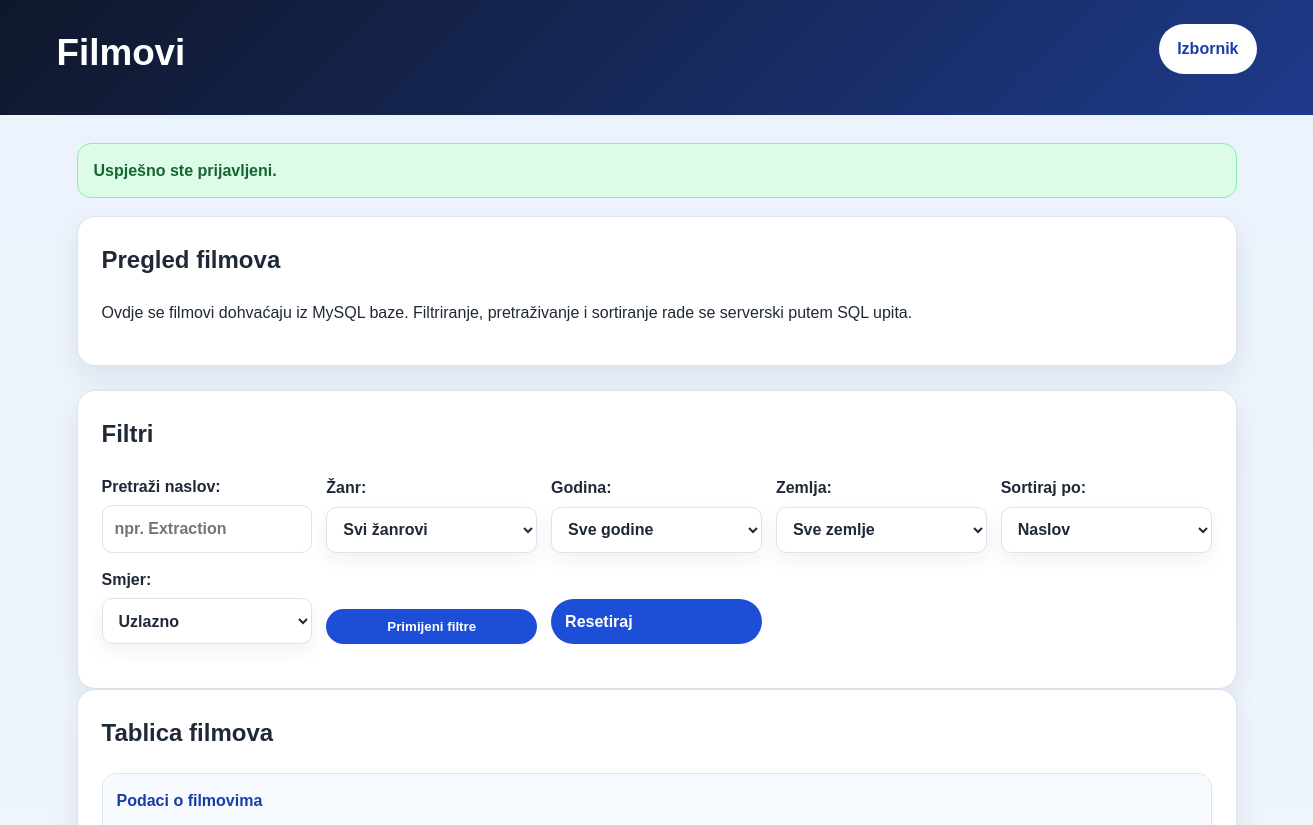
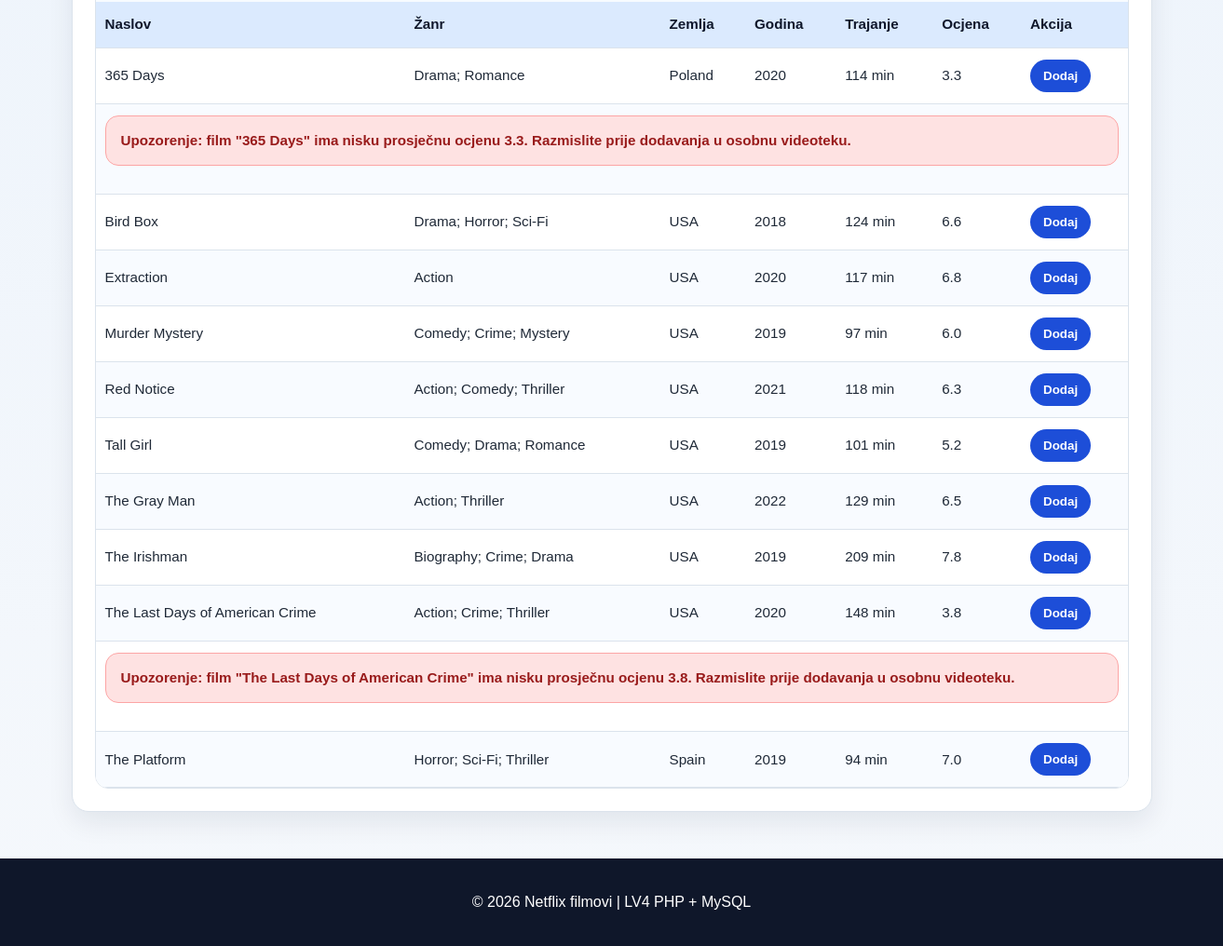
The page /filmovi.php (signed in) on the database its author committed (2 pictures, top to bottom).
### tables this page shows
CREATE TABLE IF NOT EXISTS movies (
    id INT AUTO_INCREMENT PRIMARY KEY,
    title VARCHAR(255) NOT NULL,
    genre VARCHAR(255) NOT NULL,
    country VARCHAR(100) NOT NULL DEFAULT 'Nepoznato',
    release_year INT NOT NULL,
    duration_min INT NOT NULL,
    rating DECIMAL(3,1) NOT NULL,
    created_at TIMESTAMP DEFAULT CURRENT_TIMESTAMP
);

### includes/auth.php (called while the page is built, shortened)
<?php
function is_logged_in(): bool
{
    return isset($_SESSION['user_id']);
}

### filmovi.php (the view, shortened to what this page needs)
<?php
require_once 'includes/db.php';
require_once 'includes/auth.php';
require_once 'includes/functions.php';
$search = trim($_GET['search'] ?? '');
$sort = $_GET['sort'] ?? 'title';
$direction = $_GET['direction'] ?? 'asc';
$allowed_sort_columns = [
    'title' => 'title',
    'genre' => 'genre',
    'country' => 'country',
    'release_year' => 'release_year',
    'duration_min' => 'duration_min',
    'rating' => 'rating'
];
$allowed_directions = ['asc', 'desc'];
$sort_column = $allowed_sort_columns[$sort] ?? 'title';
$sort_direction = in_array(strtolower($direction), $allowed_directions, true)
    ? strtoupper($direction)
    : 'ASC';
$params = [];
$where_sql = '';
$sql = "
    SELECT *
    FROM movies
    {$where_sql}
    ORDER BY {$sort_column} {$sort_direction}
";
$stmt = $pdo->prepare($sql);
$stmt->execute($params);
$movies = $stmt->fetchAll();
require_once 'includes/header.php';
?>
<section class="intro">
    <article>
        <h2>Pregled filmova</h2>
        <p>
            Ovdje se filmovi dohvaćaju iz MySQL baze. Filtriranje, pretraživanje i sortiranje rade se serverski putem SQL upita.
        </p>
    </article>
</section>
<section class="table-card">
    <h2>Filtri</h2>
    <form method="get" class="filteri">
        <label>
            Pretraži naslov:
            <input type="text" name="search" value="<?= e($search) ?>" placeholder="npr. Extraction">
        </label>
        <label>
            Žanr:
            <select name="genre">
                <option value="">Svi žanrovi</option>
            </select>
        </label>
        <label>
            Godina:
            <select name="year">
                <option value="">Sve godine</option>
            </select>
        </label>
        <label>
            Zemlja:
            <select name="country">
                <option value="">Sve zemlje</option>
            </select>
        </label>
        <label>
            Sortiraj po:
            <select name="sort">
                <option value="title" <?= $sort === 'title' ? 'selected' : '' ?>>Naslov</option>
            </select>
        </label>
        <label>
            Smjer:
            <select name="direction">
                <option value="asc" <?= strtolower($direction) === 'asc' ? 'selected' : '' ?>>Uzlazno</option>
            </select>
        </label>
        <button type="submit">Primijeni filtre</button>
        <a class="button-link" href="filmovi.php">Resetiraj</a>
    </form>
</section>
<section class="table-card">
    <h2>Tablica filmova</h2>
    <div class="table-wrap">
        <table>
            <caption>Podaci o filmovima</caption>
            <thead>
                <tr>
                    <th>Naslov</th>
                    <th>Žanr</th>
                    <th>Zemlja</th>
                    <th>Godina</th>
                    <th>Trajanje</th>
                    <th>Ocjena</th>
                    <th>Akcija</th>
                </tr>
            </thead>
            <tbody>
                <?php if (empty($movies)): ?>
                    <tr>
                        <td colspan="7">Nema filmova za odabrane filtre.</td>
                    </tr>
                <?php else: ?>
                    <?php foreach ($movies as $movie): ?>
                        <tr>
                            <td><?= e($movie['title']) ?></td>
                            <td><?= e($movie['genre']) ?></td>
                            <td><?= e($movie['country']) ?></td>
                            <td><?= e($movie['release_year']) ?></td>
                            <td><?= e($movie['duration_min']) ?> min</td>
                            <td><?= e(number_format((float)$movie['rating'], 1)) ?></td>
                            <td>
                                <?php if (is_logged_in()): ?>
                                    <form method="post" action="dodaj_u_videoteku.php">
                                        <button type="submit">Dodaj</button>
                                    </form>
                                <?php else: ?>
                                    <a href="login.php">Prijavi se</a>
                                <?php endif; ?>
                            </td>
                        </tr>
                        <?php if ((float)$movie['rating'] < 5.0): ?>
                            <tr>
                                <td colspan="7">
                                    <div class="alert alert-error">
                                        Upozorenje: film "<?= e($movie['title']) ?>" ima nisku prosječnu ocjenu
                                        <?= e(number_format((float)$movie['rating'], 1)) ?>.
                                        Razmislite prije dodavanja u osobnu videoteku.
                                    </div>
                                </td>
                            </tr>
                        <?php endif; ?>
                    <?php endforeach; ?>
                <?php endif; ?>
            </tbody>
        </table>
    </div>
</section>
<?php require_once 'includes/footer.php'; ?>

### public/style.css (style rules this page uses)
:root { --bg: #eef3f8; --surface: #ffffff; --surface-alt: #f7fbff; --text: #1f2937; --muted: #5b6574; --primary: #1d4ed8; --primary-dark: #173ea6; --border: #dbe3ec; --shadow: 0 12px 28px rgba(14, 30, 55, 0.08); --radius: 18px; --max-width: 1200px; }
* { box-sizing: border-box; }
html { scroll-behavior: smooth; }
body { margin: 0; font-family: Arial, sans-serif; color: var(--text); background: linear-gradient(180deg, #eaf2fb 0%, #f5f8fc 100%); line-height: 1.6; }
.intro article, .table-card, .info-aside { background: var(--surface); border: 1px solid var(--border); border-radius: var(--radius); box-shadow: var(--shadow); }
.intro article { padding: 24px; margin-bottom: 24px; }
.intro h2, .table-card h2, .info-aside h2, .mini-card h3 { margin-top: 0; }
.table-card { padding: 24px; }
.table-wrap { overflow-x: auto; border-radius: 14px; border: 1px solid var(--border); }
table { width: 100%; border-collapse: collapse; min-width: 900px; background: #ffffff; }
caption { padding: 14px; font-weight: bold; text-align: left; background: var(--surface-alt); color: var(--primary-dark); }
th, td { padding: 12px 10px; border-bottom: 1px solid var(--border); text-align: left; font-size: 0.95rem; }
th { background: #dbeafe; color: #0f172a; position: sticky; top: 0; }
tbody tr:nth-child(even) { background: #f8fbff; }
.filteri { display: grid; grid-template-columns: repeat(4, minmax(0, 1fr)); gap: 16px; margin-bottom: 24px; align-items: end; }
.filteri label, .filter-dropdown { display: grid; gap: 8px; font-weight: bold; }
.dropdown-toggle, .filteri select, #reset-filteri { width: 100%; height: 46px; padding: 10px 14px; border-radius: 16px; font: inherit; font-weight: bold; }
.dropdown-toggle, .filteri select { border: 1px solid var(--border); background: #ffffff; color: var(--text); text-align: left; box-shadow: 0 8px 18px rgba(14, 30, 55, 0.06); cursor: pointer; }
.alert { padding: 14px 16px; border-radius: 14px; margin-bottom: 18px; font-weight: bold; }
.alert-error { background: #fee2e2; border: 1px solid #fca5a5; color: #991b1b; }
.form-card input, .form-card select, .filteri input, .filteri select { width: 100%; padding: 10px 12px; border: 1px solid var(--border); border-radius: 10px; font: inherit; }
.form-card button, .filteri button, button, .button-link { display: inline-block; padding: 10px 14px; border: none; border-radius: 999px; background: var(--primary); color: #ffffff; text-decoration: none; font-weight: bold; cursor: pointer; }
.filteri { display: grid; grid-template-columns: repeat(auto-fit, minmax(180px, 1fr)); gap: 14px; align-items: end; margin-bottom: 20px; }
.filteri label { display: grid; gap: 6px; font-weight: bold; }

### rows shown on the page
movies: title "365 Days", genre "Drama; Romance", country "Poland", release_year "2020", duration_min "114", rating "3.3"
movies: title "Bird Box", genre "Drama; Horror; Sci-Fi", country "USA", release_year "2018", duration_min "124", rating "6.6"
movies: title "Extraction", genre "Action", country "USA", release_year "2020", duration_min "117", rating "6.8"
movies: title "Murder Mystery", genre "Comedy; Crime; Mystery", country "USA", release_year "2019", duration_min "97", rating "6.0"
movies: title "Red Notice", genre "Action; Comedy; Thriller", country "USA", release_year "2021", duration_min "118", rating "6.3"
movies: title "Tall Girl", genre "Comedy; Drama; Romance", country "USA", release_year "2019", duration_min "101", rating "5.2"
movies: title "The Gray Man", genre "Action; Thriller", country "USA", release_year "2022", duration_min "129", rating "6.5"
movies: title "The Irishman", genre "Biography; Crime; Drama", country "USA", release_year "2019", duration_min "209", rating "7.8"
movies: title "The Last Days of American Crime", genre "Action; Crime; Thriller", country "USA", release_year "2020", duration_min "148", rating "3.8"
movies: title "The Platform", genre "Horror; Sci-Fi; Thriller", country "Spain", release_year "2019", duration_min "94", rating "7.0"

### other values the page prints
$page_title "Filmovi"
$message "Uspješno ste prijavljeni."
